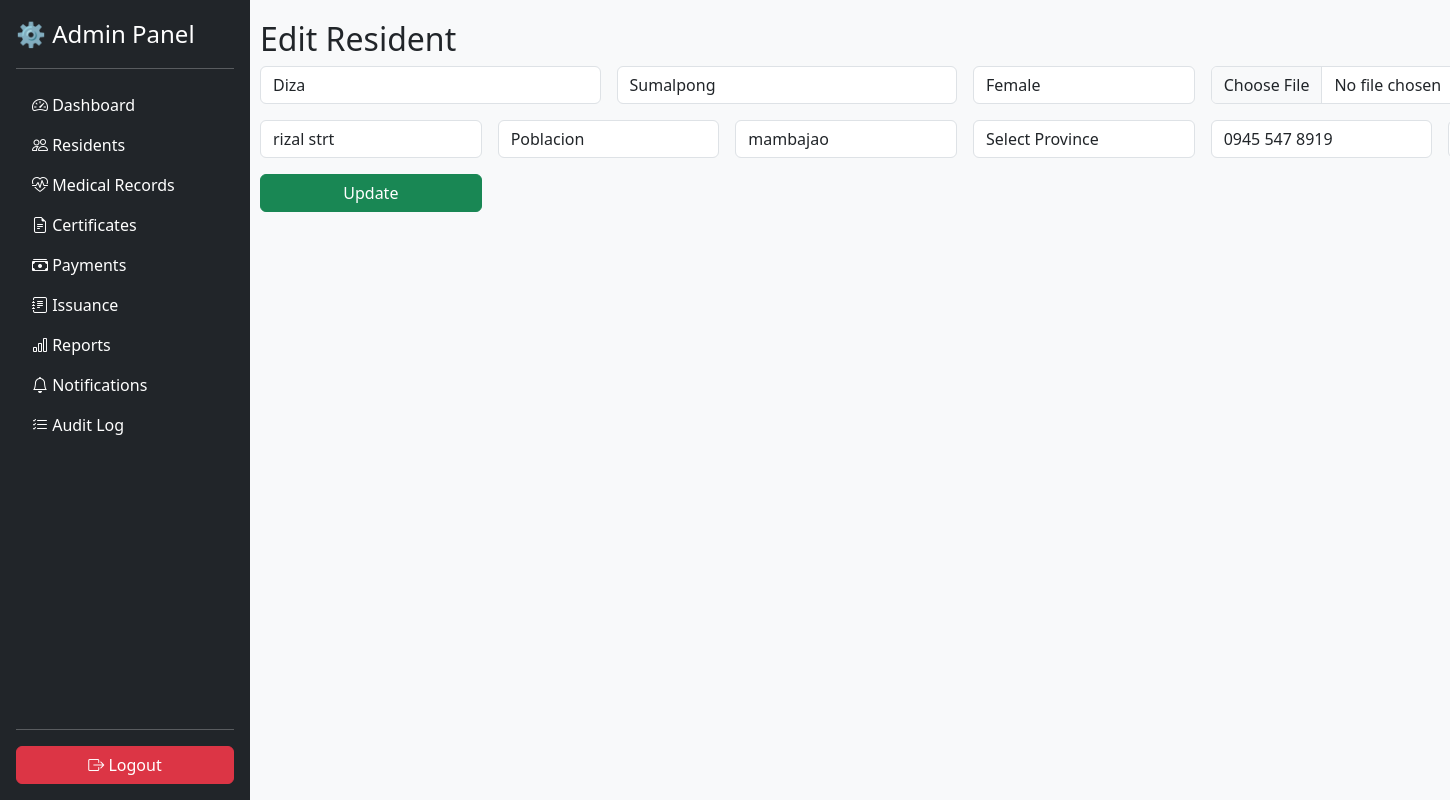
The app's page /admin/edit_resident.php?id=RES68d48e6cad62 with its own data.
### tables this page shows
CREATE TABLE `resident` (
  `resident_id` varchar(15) NOT NULL,
  `user_id` varchar(15) DEFAULT NULL,
  `first_name` varchar(50) DEFAULT NULL,
  `mi` varchar(10) DEFAULT NULL,
  `last_name` varchar(50) DEFAULT NULL,
  `suffix` varchar(10) DEFAULT NULL,
  `birth_date` date DEFAULT NULL,
  `gender` varchar(10) DEFAULT NULL,
  `email` varchar(50) DEFAULT NULL,
  `contact_number` varchar(25) DEFAULT NULL,
  `civil_status` varchar(20) DEFAULT NULL,
  `age` int(11) DEFAULT NULL,
  `nationality` varchar(100) DEFAULT NULL,
  `purok` varchar(50) DEFAULT NULL,
  `barangay` varchar(50) DEFAULT NULL,
  `municipality` varchar(50) DEFAULT NULL,
  `province` varchar(100) DEFAULT NULL,
  `photo` varchar(255) DEFAULT NULL,
  `household_no` int(11) DEFAULT NULL,
  `date_registered` date DEFAULT NULL,
  `approved_by` varchar(50) DEFAULT NULL,
  `status` enum('Pending','Pre-Verified','Verified','Rejected') DEFAULT 'Pending',
  `proof_of_residency` varchar(255) DEFAULT NULL,
  `cedula_number` varchar(50) DEFAULT NULL,
  `verified_at` datetime DEFAULT NULL,
  `remarks` text DEFAULT NULL
);

### admin/edit_resident.php (the view, shortened to what this page needs)
<?php include("../config/db.php"); ?>
<?php include("../includes/header.php"); ?>
<?php include("../includes/sidebar_admin.php"); ?>
<div class="content">
  <h2>Edit Resident</h2>
  <?php
  $id = $_GET['id'] ?? '';
  $result = $conn->query("SELECT * FROM resident WHERE resident_id='$id'");
  $resident = $result->fetch_assoc();
  ?>
  <form method="POST" enctype="multipart/form-data" class="row g-3">
    <div class="col-md-3"><input type="text" name="first_name" value="<?php echo $resident['first_name']; ?>" class="form-control" required></div>
    <div class="col-md-3"><input type="text" name="last_name" value="<?php echo $resident['last_name']; ?>" class="form-control" required></div>
    <div class="col-md-2">
      <select name="gender" class="form-control" required>
        <option value="Female" <?php if($resident['gender']=="Female") echo "selected"; ?>>Female</option>
      </select>
    </div>
    <div class="col-md-3">
      <input type="file" name="photo" class="form-control">
    </div>
    <div class="col-md-2"><input type="text" name="purok" value="<?php echo $resident['purok']; ?>" class="form-control"></div>
    <div class="col-md-2"><input type="text" name="barangay" value="<?php echo $resident['barangay']; ?>" class="form-control"></div>
    <div class="col-md-2"><input type="text" name="municipality" value="<?php echo $resident['municipality']; ?>" class="form-control"></div>
    <div class="col-md-2"><input type="text" name="province" value="<?php echo $resident['province']; ?>" class="form-control"></div>
    <div class="col-md-2"><input type="text" name="contact_number" value="<?php echo $resident['contact_number']; ?>" class="form-control"></div>
    <div class="col-md-2"><input type="date" name="birth_date" value="<?php echo $resident['birth_date']; ?>" class="form-control"></div>
    <div class="col-md-2 d-grid">
      <button type="submit" name="update" class="btn btn-success">Update</button>
    </div>
  </form>
</div>
<?php include("../includes/footer.php"); ?>

### includes/header.php (style rules this page uses)
body { background: #f8f9fa; }

### admin/edit_resident.php (style rules this page uses)
.content { margin-left:240px; padding:20px; }

### records on screen
resident: first_name "Diza", last_name "Sumalpong", gender "Female", purok "rizal strt", barangay "Poblacion", municipality "mambajao", province "Select Province", contact_number "0945 547 8919"
